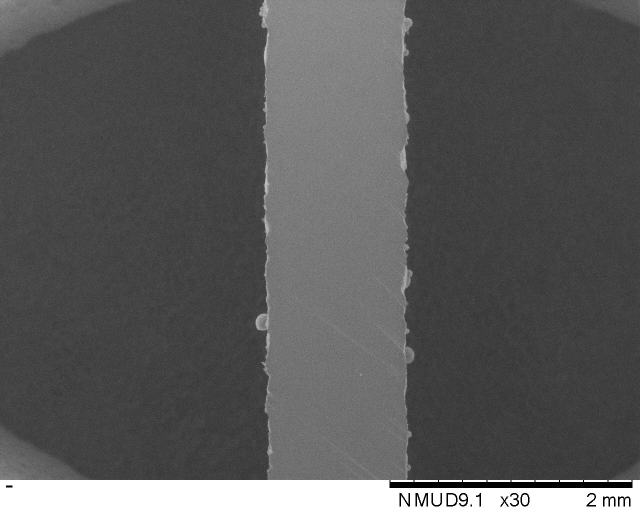
#> input picture Images/#1/w1.jpg, 1280 x 1040 px (shown at 1/2 size)
$ python Vision.py
#> lines starting #> are read from the running program, lines starting #| are printed output that depends on the picture; after the words box and inside, x2 and y2 are one past the last pixel; in counts of white or black regions, pixels touching at a corner belong together; long printed decimals are rounded
import cv2
import numpy as np
import csv
import time

    # Function to perform edge detection on an image
def edge_detection(image, low_threshold, high_threshold):
    # Gaussian filter is applied in order to smooth the image. Goal is to suppress noice without destroying the edges.
    gaussian_blurred_image = cv2.GaussianBlur(image, (5, 5), 0)

    # Apply Canny edge detection from opencv to detect edges. Pixels with a gradient larger than the high_threshold are considered sure to be edges.
    # Pixels with a gradient smaller than the low_threshold are considered to be not edges.
    # Pixels with a gradient between the two thresholds are considered to be edges only if they are connected to pixels that are sure to be edges.
    canny_edges = cv2.Canny(gaussian_blurred_image, low_threshold, high_threshold)
    return canny_edges


    #function to check if values appear twice in a list. Used later to check if both sides of the wall are detected.
def check_values_appear_twice(list):
    count = {}
    for i in list:
        if i in count:
            count[i] += 1
        else:
            count[i] = 1
    for i, count in count.items():
        if count < 2:
            return False

    return True


    # Function to count the number of pixels between the first and last blue pixel in a line for each row of pixels in the image.
    # Used to calculate the area of the wall in terms of pixels.
def count_pixels(blue_pixel_positions):

    # Seperates the x and y coordinates of the blue pixels into seperate lists.
    blue_x_coordinates = blue_pixel_positions[1]
    blue_y_coordinates = blue_pixel_positions[0]

    # Creates a dictionary of the lowest and highest x coordinate for each row of pixels in the image.
    blue_pixel_coordinates_dict = {}
    for x, y in zip(blue_x_coordinates, blue_y_coordinates):
        if y not in blue_pixel_coordinates_dict:
            blue_pixel_coordinates_dict[y] = {'lowest_x': x, 'highest_x': x}
        else:
            if x < blue_pixel_coordinates_dict[y]['lowest_x']:
                blue_pixel_coordinates_dict[y]['lowest_x'] = x
            elif x > blue_pixel_coordinates_dict[y]['highest_x']:
                blue_pixel_coordinates_dict[y]['highest_x'] = x

    # Calculates the total number of pixels between the first and last blue pixel in each row of the image and adds them together.
    total = 0
    for y, x in blue_pixel_coordinates_dict.items():
        total = total + (x['highest_x'] - x['lowest_x'])

    return total

    # Function to calculate the average thickness of the wall in mm for the images.
    # Different reference image used for first 13, because the final 12 images were taken with different equipment and have a different scale.
reference_image1 = cv2.imread('Images/#1/w1.jpg', cv2.IMREAD_GRAYSCALE)
#> reference_image1 is the input picture: shape (1040, 1280); min 0, max 255, mean 91.1
length_bar1 = reference_image1[969:970, 300:1280]
length_pixels1 = np.sum(length_bar1 < 50)
#> length_pixels1 = 486
PIXEL_LENGTH1 = 2/length_pixels1
#> PIXEL_LENGTH1 = 0.00412

reference_image2 = cv2.imread('Images/#14/w5_1.tif', cv2.IMREAD_GRAYSCALE)
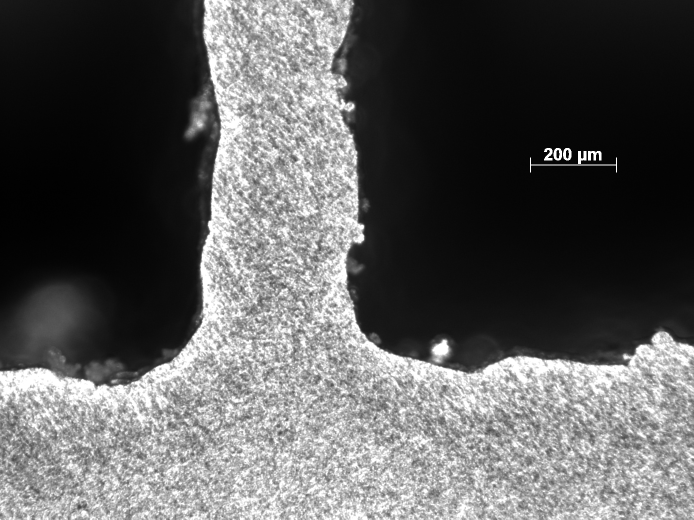
#> input picture Images/#14/w5_1.tif, 1388 x 1040 px (shown at 1/2 size)
#> reference_image2 is the input picture: shape (1040, 1388); min 0, max 255, mean 92.2
length_bar2 = reference_image2[329:330, 900:1280]
length_pixels2 = np.sum(length_bar2 > 200)
#> length_pixels2 = 174
PIXEL_LENGTH2 = 0.2/length_pixels2
#> PIXEL_LENGTH2 = 0.00115

#function to calculate the average thickness of the wall in mm for the images.
def calculate_average_thickness(image, blue_pixel_positions,i):
    area = count_pixels(blue_pixel_positions)
    height = image.shape[0]
    if i<=13:
        average_thickness = (area/height)*PIXEL_LENGTH1
    else:
        average_thickness = (area/height)*PIXEL_LENGTH2
    return average_thickness

# Initialize the results list with the collumn names.
results = [[1,1,1,0.7,0.5,0.4,0.3,0.2]]

def main():
    start_time = time.time()
    # Loop through all images to find the average width of each line.
    print('Starting analysis...')
    for i in range(1, 26):

        # Initialises result row for the first 2 columns, BC and CD. Both start at 0 initially.
        # BC increases by 25 each test, reseting to 0 every 5 tests. CD increases by 25 every 5 tests.
        result_set = [(i-1)%5*25, int((i-1)/5)*25]
        for j in range(1, 7):
            current_iteration_start_time = time.time()
            # Reads the image from the file. Different file types are used for the first 10 images.
            if i<=10:
                reference_image = cv2.imread('Images/#'+str(i)+'/w'+str(j)+'.jpg', cv2.IMREAD_GRAYSCALE)
            else:
                reference_image = cv2.imread('Images/#'+str(i)+'/w'+str(j)+'.tif', cv2.IMREAD_GRAYSCALE)

            # Crops the image to remove the scale bar and the bottom of the image for the first 13 images, as it is not nessesary on the last 12.
            # also crops to focus on the wall, removing most of the background, not nessesary for the last 12 images.
            if i<= 13:
                image = reference_image[0:960, 400:900]
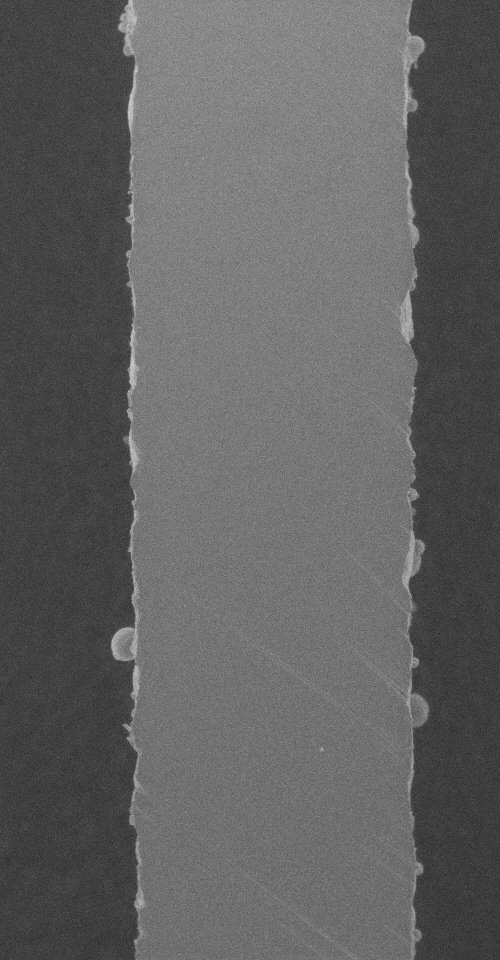
#> image: shape (960, 500); min 39, max 205, mean 97.3
            else:
                image = reference_image

            # Sets the initial values for the low and high thresholds for the edge detection.
            low_threshold = 0
            high_threshold = 100

            # Loops through the edge detection until the wall is detected on both sides.
            while True:
                # Performs the edge detection
                edges = edge_detection(image, low_threshold, high_threshold)

                # Creates a copy of the image in RGB format in order to display the detected edges in blue.
                # This is useful, as the rest of the image is in grayscale, so the pixels coloured for the edges will be easily identifiable.
                image_rgb = cv2.merge((image, image, image))

                # Creates a mask of the edges
                edges_mask = edges.astype(bool)

                # Sets the overlay colour on the detected edges in the original image to blue.
                image_rgb[edges_mask] = (255, 0, 0)

                # finds the locations of the blue pixels in the image.
                blue_pixel_positions = np.where(np.all(image_rgb == [255,0,0], axis=-1))

                # Checks if blue pixels appear twice in each row of the image. If they do it breaks out of the loop.
                # If not, it retrys with a lower upper threshold.

                if check_values_appear_twice(blue_pixel_positions[0]):
                    break
                else:
                    high_threshold = high_threshold - 25
#> this loop made 1 pass
#> blue_pixel_positions on pass 1: 6769 positions, rows 0 to 959, columns 111 to 428
#> pass 1, in edge_detection, `canny_edges = cv2.Canny(gaussian_blurred_image, low_threshold, high_th..`:
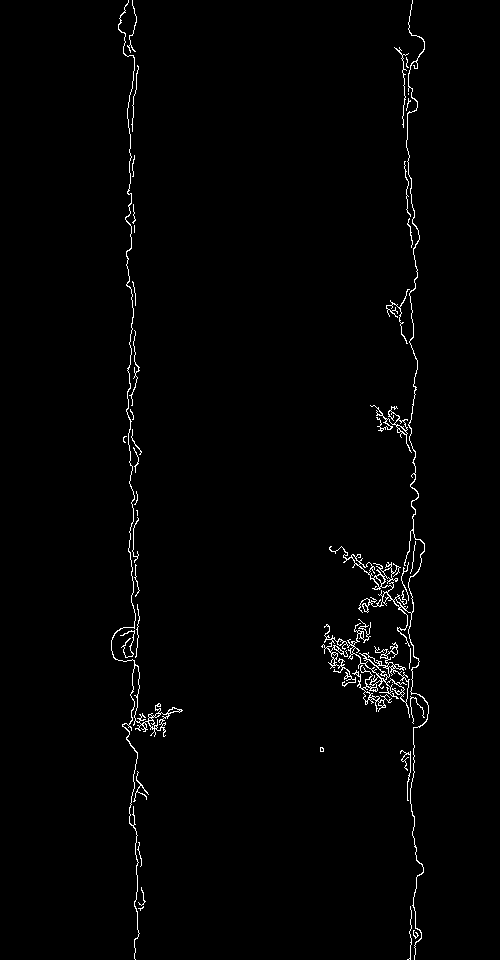
#> canny_edges: shape (960, 500); 1.4% white in thin lines or dots, all inside (x1, y1, x2, y2) = (111, 0, 429, 960)
#> after the loop:
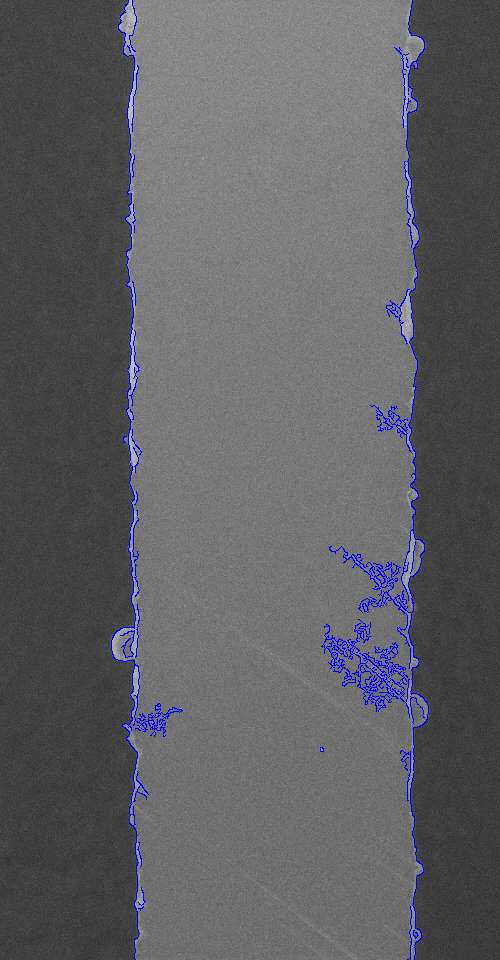
#> image_rgb: shape (960, 500, 3); mean of channels 0, 1, 2 99.2, 95.6, 95.6; drawn as B, G, R
#> after the loop, high_threshold = 100


            # Calculates the average thickness of the wall in mm for the image.
            current_iteration_end_time = time.time()
            average_thickness = calculate_average_thickness(image_rgb, blue_pixel_positions,i)
#> in count_pixels, `blue_x_coordinates = blue_pixel_positions[1]`: blue_x_coordinates = 6769 values, max 428 at index 5419, min 111 at index 3800, mean 301.1
#> in count_pixels, `blue_y_coordinates = blue_pixel_positions[0]`: blue_y_coordinates = 6769 values from 0 to 959
#> the loop in count_pixels, `for x, y in zip(blue_x_coordinates, blue_y_coordinates):` made 6769 passes
#> (x, y) on passes 1 to 3: (128, 0), (132, 0), (412, 0)
#> after the loop in count_pixels, `for x, y in zip(blue_x_coordinates, blue_y_coordinates):`: blue_pixel_coordinates_dict = 960 items
#> the loop in count_pixels, `for y, x in blue_pixel_coordinates_dict.items():` made 960 passes
#> (x, total) on passes 1 to 3: ({'lowest_x': 128, 'highest_x': 412}, 284), ({'lowest_x': 128, 'highest_x': 412}, 568), ({'lowest_x': 128, 'highest_x': 412}, 852)
#> after the loop in count_pixels, `for y, x in blue_pixel_coordinates_dict.items():`: total = 272272
#> in calculate_average_thickness, `average_thickness = (area/height)*PIXEL_LENGTH1`: average_thickness = 1.17
#> average_thickness = 1.17
            print(i,'|', j,'|', high_threshold, '|',average_thickness, '|', (current_iteration_end_time - current_iteration_start_time), 'seconds')
#| 1 | 1 | 100 | 1.167 | 0.3584 seconds
            result_set.append(average_thickness)
            #un-comment to show images while testing
            """image_rgb = cv2.resize(image_rgb, (0,0), fx=0.75, fy=0.75)
            cv2.imshow('Edge Detection Result', image_rgb)
            cv2.waitKey(0)
            cv2.destroyAllWindows()"""
        # Adds the row of results to the results list.
        results.append(result_set)

    print('Done! Total time taken is ', (time.time() - start_time), 'seconds.')

    # Writes the results to a csv file.
    csv_file_path='Resources/Book2.csv'
    with open(csv_file_path, 'w', newline='') as csvfile:
        csvwriter = csv.writer(csvfile)
        csvwriter.writerows(results)
        csvfile.close()

# Run the main function if this file is run directly.
if __name__ == "__main__":
#> (the run stopped early here; a loop or call above may not have finished)
